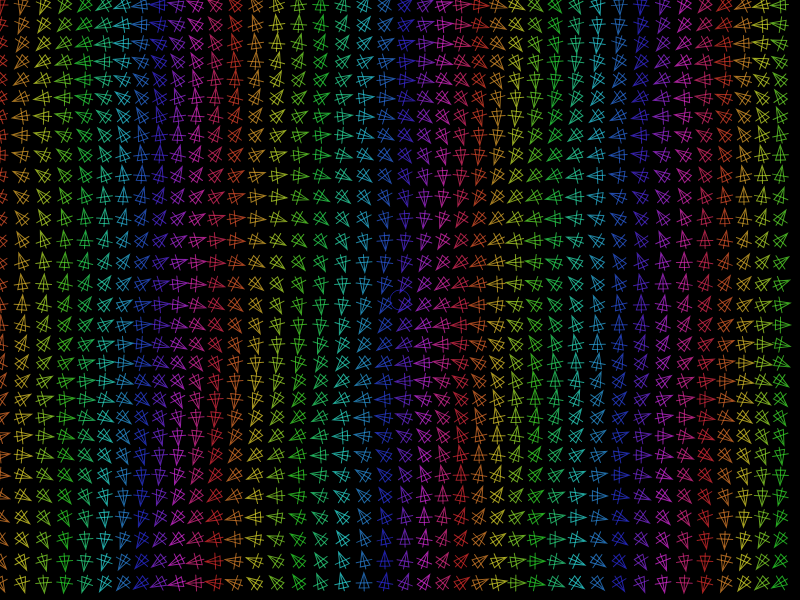
Frame 1 (no input)
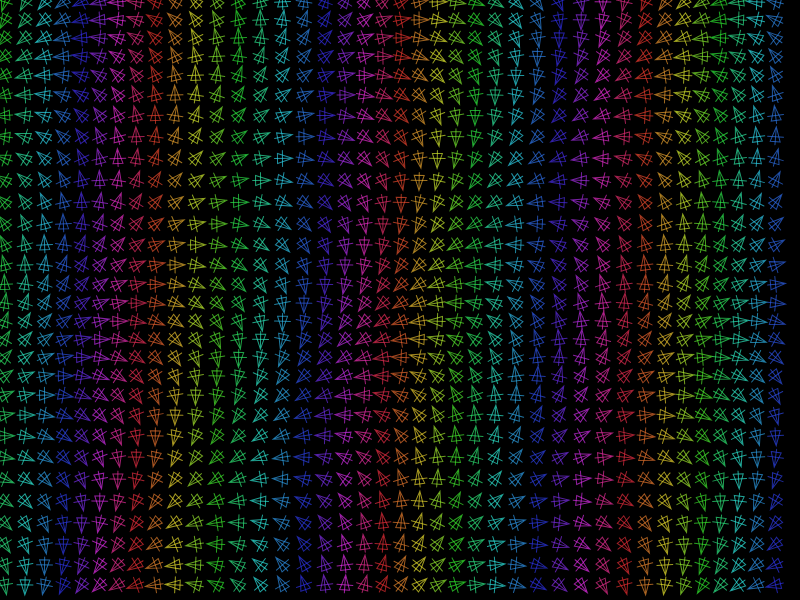
Frame 60 (no input)
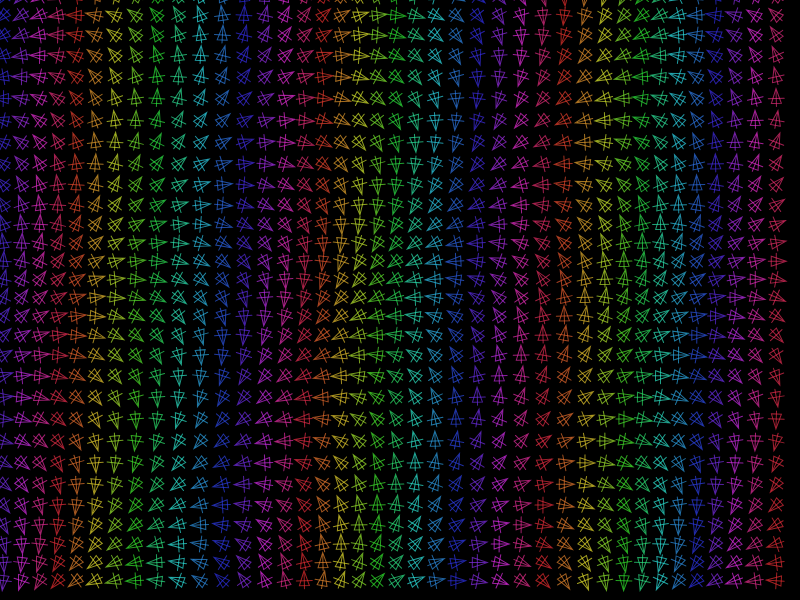
Frame 120 (the mouse pressed at the canvas centre since frame 60)

The p5.js sketch that drew these frames (run headless with seeded random() and noise() and a simulated clock; from frame 60 on, the mouse is pressed at the canvas centre):

// p5.js sketch
// ── sketch.js
let grid = [];
let pulseTime = 0;
let pulseDuration = 60;

function setup() {
  createCanvas(800, 600);
  noFill();
  strokeWeight(1);
  colorMode(HSB, 360, 100, 100, 1);
  
  // Create a dense grid of points
  let gridSize = 20;
  for (let x = 0; x < width; x += gridSize) {
    for (let y = 0; y < height; y += gridSize) {
      grid.push({x: x, y: y});
    }
  }
}

function draw() {
  background(0);
  
  // Update pulse
  pulseTime = (pulseTime + 1) % (pulseDuration * 2);
  
  let pulseRadius = map(pulseTime, 0, pulseDuration * 2, 0, width * 1.5);
  let pulseAlpha = map(pulseTime, pulseDuration, pulseDuration * 2, 0.3, 0);
  
  // Draw main lattice
  for (let i = 0; i < grid.length; i++) {
    let p = grid[i];
    
    // Base rotation based on position and time
    let rot = (p.x + p.y) * 0.01 + frameCount * 0.005;
    
    // Offset based on sine wave for organic motion
    let offsetX = sin(p.x * 0.02 + frameCount * 0.02) * 5;
    let offsetY = cos(p.y * 0.02 + frameCount * 0.02) * 5;
    
    push();
    translate(p.x + offsetX, p.y + offsetY);
    rotate(rot);
    
    // Draw angular shapes
    stroke((frameCount * 2 + i) % 360, 80, 90, 0.7);
    
    // Triangle pattern
    triangle(-5, -5, 5, -5, 0, 10);
    
    // Additional lines for complexity
    line(-8, 0, 8, 0);
    line(0, -8, 0, 8);
    
    pop();
  }
  
  // Draw pulse effect
  if (pulseTime < pulseDuration) {
    stroke(240, 80, 90, pulseAlpha);
    noFill();
    ellipse(width/2, height/2, pulseRadius * 2);
  }
}
